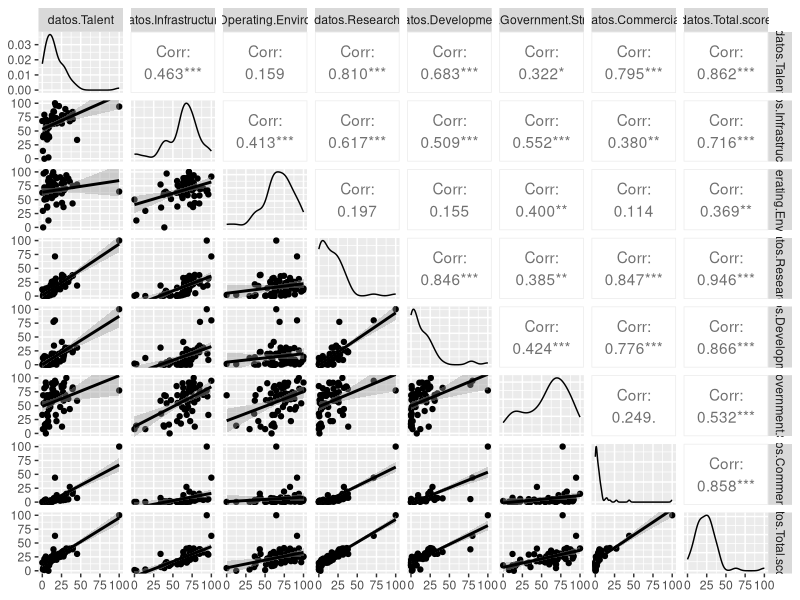
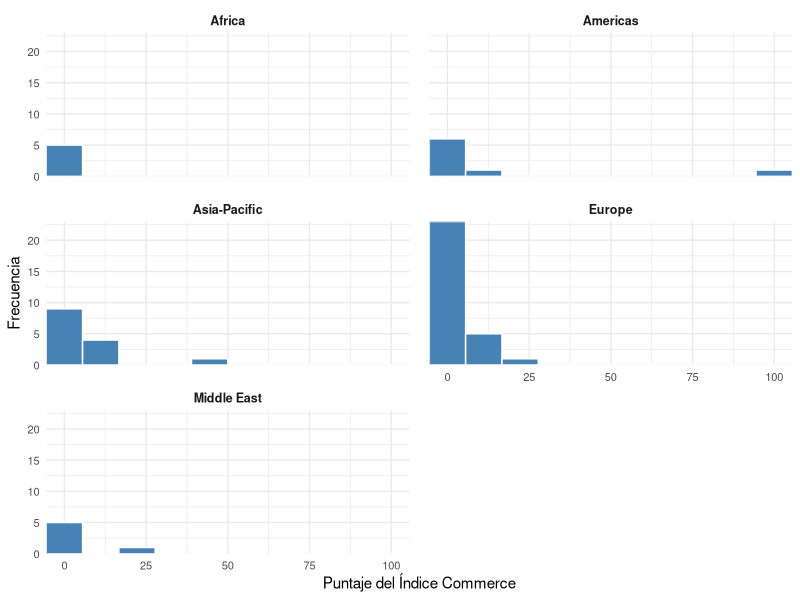
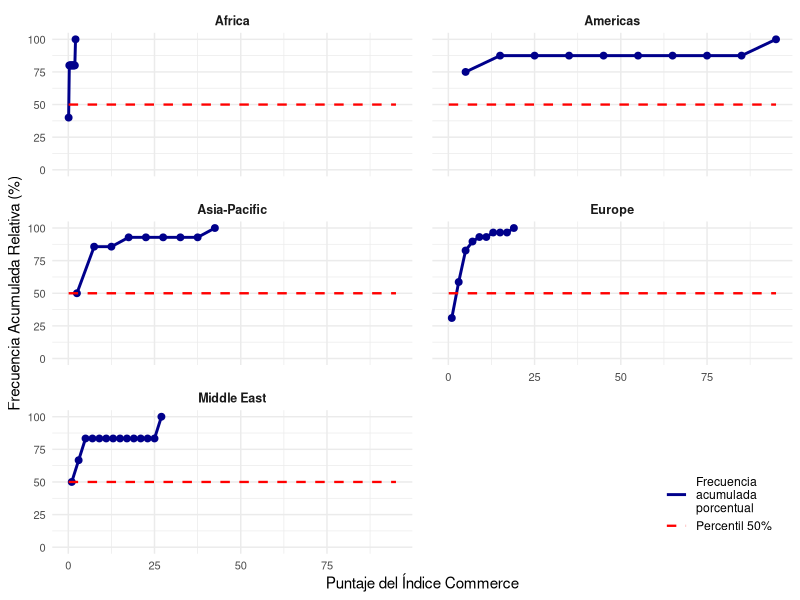
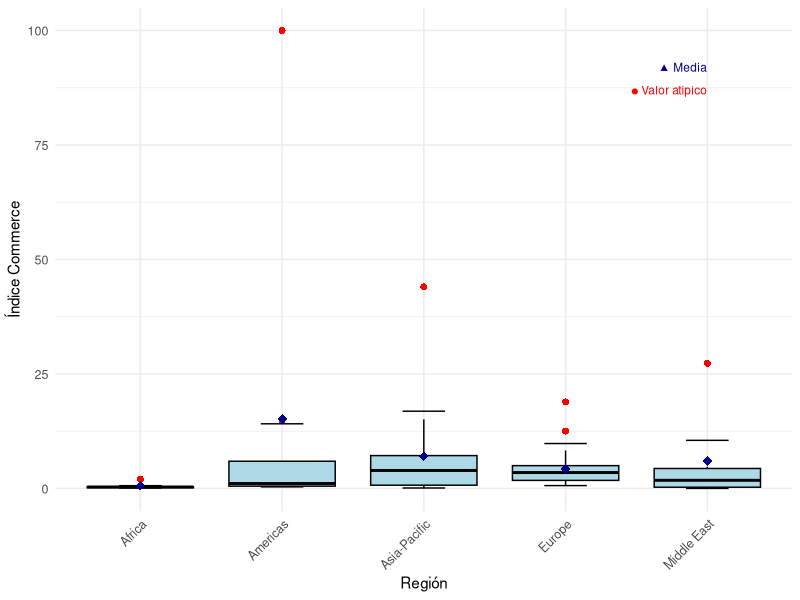

Here is the R script that generated these plots, in order:
## ---- chunk 1
knitr::opts_chunk$set(echo = FALSE)

#Instalación de las libreriás requeridas
library(ggplot2)
library(dplyr)
library(GGally)
library(xtable)
library(readr)
library(knitr)
library(forcats)
library(tidyr)
library(kableExtra)
## ---- chunk 2
knitr::opts_chunk$set(echo = FALSE)

#Organización en dataframes
AI_index_db <- read_csv("AI_index_db.csv")

datos <- data.frame(AI_index_db)

num <- data.frame(datos $Talent, datos $Infrastructure, datos $Operating.Environment, datos $Research, datos $Development, datos $Government.Strategy, datos $Commercial, datos $Total.score)

numeric_data <- data.frame(Commercial = datos$Commercial, Research = datos$Research, Talent = datos$Talent, Total_Score = datos$Total.score)
## ---- chunk 3

#Generación de dataframe de los datos de las variables
variables <- data.frame(
  Variable = c("Country", "Talent", "Infraestructure", "Operating Enviroment", "Research", "Development", "Government Strategy", "Commerce", "Total Score", "Region", "Cluster", "Income Group", "Political Regime"),
  Clasificacion = c("Cualitativa", "Cuantitativa", "Cuantitativa", "Cuantitativa", "Cuantitativa", "Cuantitativa", "Cuantitativa", "Cuantitativa", "Cuantitativa", "Cualitativa", "Cualitativa", "Cualitativa", "Cualitativa"),
  Categorizacion = c("Nominal", "Continua", "Continua", "Continua", "Continua", "Continua", "Continua", "Continua", "Continua", "Nominal", "Nominal", "Ordinal", "Nominal"),
  Descripcion = c(
    "Nombre del país donde se evalúa el AI Global Index.",
    "Indicador de disponibilidad de profesionales calificados para la provisión de soluciones de inteligencia artificial.",
    "Indicador de fiabilidad y la escala de la infraestructura de acceso, desde la electricidad e Internet, hasta las capacidades de superintarmética.",
    "Indicador del contexto regulatorio y la opinión pública en torno a la inteligencia artificial.",
    "Indicador del alcance de la investigación especializada y los investigadores; investigando la cantidad de publicaciones y citas en revistas académicas creíbles.",
    "Indicador de desarrollo de plataformas y algoritmos fundamentales en los que se basan los proyectos innovadores de inteligencia artificial.",
    "Indicador de la profundidad del compromiso del gobierno nacional con la inteligencia artificial; investigando los compromisos de gasto y las estrategias nacionales.",
    "Indicador del nivel de actividad de puesta en marcha, inversión e iniciativas comerciales basadas en la inteligencia artificial.",
    "Indicador AI Global Index que compara a las naciones en su nivel de inversión, innovación e implementación de la inteligencia artificial.",
    "Agrupacion de países según su localización geográfica en regiones.",
    "Agrupación de países según su historia de incursión en el desarrollo de tecnología relacionada con la Inteligencia Artificial.",
    "Nivel de ingresos presentado en el país.",
    "Tipo de régimen político presentado en el país."
  )
)

# Ajuste del diseño de la tabla
cat("\\renewcommand{\\arraystretch}{1.5}\n")
cat("\\begin{footnotesize}")
knitr::kable(variables, 
             caption = "Variables y su clasificación", 
             format = "latex", 
             booktabs = TRUE, 
             longtable = TRUE,
             col.names = c("Variable", "Clasificación", "Categorización", "Descripción"),
             align = c("l", "l", "l", "p{8cm}"))
cat("\\end{footnotesize}")
cat("\\renewcommand{\\arraystretch}{1}\n")

## ---- chunk 4

#Genreación del gráfico
figura1 <- ggpairs(num, lower = list(continuous = "smooth"))
ggsave("figura1.png", plot = figura1, width = 7, height = 7, dpi = 300)
## ---- chunk 5

# Cálculo de las estadísticas
custom_stats_region <- function(df, var, total_score) {
  x <- df[[var]]
  total <- df[[total_score]]
  x <- x[!is.na(x)]
  total <- total[!is.na(total)]
  
  mean_val <- round(mean(x), 2)
  freq_table <- table(x)
  mode_val <- as.numeric(names(freq_table)[freq_table == max(freq_table)])
  mode_text <- if (length(mode_val) > 3) "> 3 modas" else paste(round(mode_val, 2), collapse = ", ")
  std_dev <- round(sd(x), 2)
  min_val <- round(min(x), 2)
  q1 <- round(quantile(x, 0.25), 2)
  median_val <- round(median(x), 2)
  q3 <- round(quantile(x, 0.75), 2)
  max_val <- round(max(x), 2)
  range_val <- round(max_val - min_val, 2)
  iqr <- round(q3 - quantile(x, 0.25), 2)
  cv <- round((std_dev / mean_val) * 100, 2)
  cov_val <- round(cov(x, total, use = "complete.obs"), 2)
  cor_val <- round(cor(x, total, use = "complete.obs"), 2)

  return(data.frame(
    Media = mean_val,
    Moda = mode_text,
    Mínimo = min_val,
    Q1 = q1,
    Mediana = median_val,
    Q3 = q3,
    Máximo = max_val,
    Rango = range_val,
    RIQ = iqr,
    `Desv est` = std_dev,
    CV = cv,
    `Cov Total Score` = cov_val,
    `Corr Total Score` = cor_val
  ))
}

regiones <- unique(datos$Region)
region_stats_list <- list()

for (i in 1:length(regiones)) {
  region <- regiones[i]
  
  region_data <- datos %>% filter(Region == region)
  
  commerce_stats <- custom_stats_region(region_data, "Commercial", "Total.score")
  talent_stats <- custom_stats_region(region_data, "Talent", "Total.score")
  research_stats <- custom_stats_region(region_data, "Research", "Total.score")
  total_stats <- custom_stats_region(region_data, "Total.score", "Total.score")
  
  region_df <- bind_rows(
    cbind(Region = region, Indice = "Commerce", commerce_stats),
    cbind(Region = region, Indice = "Talent", talent_stats),
    cbind(Region = region, Indice = "Research", research_stats),
    cbind(Region = region, Indice = "Total Score", total_stats)
  )
  
  region_stats_list[[i]] <- region_df
}

region_stats <- bind_rows(region_stats_list)

tabla2 <- region_stats %>% 
  select(Region, Indice, Media, Moda, Mínimo, Q1, Mediana, Q3, Máximo) %>% 
  rename(`Región` = Region, `Índice` = Indice)

#Ajuste del diseño de la tabla
cat("\\renewcommand{\\arraystretch}{1.3}\n")
cat("\\begin{scriptsize}")
knitr::kable(tabla2, 
             caption = "Medidas de tendencia central y posición", 
             format = "latex", 
             booktabs = TRUE, 
             longtable = TRUE,
             row.names = FALSE, 
             align = "llrrrrrrr",
             na.string = "")
cat("\\end{scriptsize}")
cat("\\renewcommand{\\arraystretch}{1}\n")

## ---- chunk 6

# Cálculo de las estadísticas
tabla3 <- region_stats %>% 
  select(Region, Indice, Rango, RIQ, `Desv.est`, CV, `Cov.Total.Score`, `Corr.Total.Score`) %>% 
  rename(`Región` = Region, `Índice` = Indice, `Cov Total Score` = `Cov.Total.Score`, `Corr Total Score` = `Corr.Total.Score`)

# Ajuste del diseño de la tabla
cat("\\renewcommand{\\arraystretch}{1.3}\n")
cat("\\begin{scriptsize}")
knitr::kable(tabla3, 
             caption = "Medidas de dispersión e indicadores por región e índice", 
             format = "latex", 
             booktabs = TRUE, 
             longtable = TRUE,
             row.names = FALSE,  
             align = "llrrrrr",
             na.string = "")
cat("\\end{scriptsize}")
cat("\\renewcommand{\\arraystretch}{1}\n")

## ---- chunk 7

#Generación de la tabla
crear_intervalos <- function(data, variable, n_bins = 8) {
  breaks <- pretty(range(data[[variable]], na.rm = TRUE), n = n_bins)
  return(breaks)
}

commerce_breaks <- crear_intervalos(datos, "Commercial")
total_score_breaks <- crear_intervalos(datos, "Total.score")

commerce_labels <- paste0("(", commerce_breaks[-length(commerce_breaks)], ", ", commerce_breaks[-1], "]")
score_labels <- paste0("(", total_score_breaks[-length(total_score_breaks)], ", ", total_score_breaks[-1], "]")

datos$Commercial_interval <- cut(datos$Commercial, 
                                breaks = commerce_breaks, 
                                labels = commerce_labels, 
                                include.lowest = TRUE)
datos$TotalScore_interval <- cut(datos$Total.score, 
                                breaks = total_score_breaks, 
                                labels = score_labels, 
                                include.lowest = TRUE)

tabla_contingencia <- table(datos$Commercial_interval, datos$TotalScore_interval)

tabla_df <- as.data.frame.matrix(tabla_contingencia)

tabla_df$Total <- rowSums(tabla_df)

totales_columna <- colSums(tabla_df)
tabla_df <- rbind(tabla_df, Total = totales_columna)
tabla_df <- tibble::rownames_to_column(tabla_df, var = "A  \\   B")

#Ajuste del diseño de la tabla
cat("\\renewcommand{\\arraystretch}{1.3}\n")
cat("\\begin{footnotesize}")
print(
  kable(tabla_df, 
        caption = "Tabla de Frecuencia Bivariada Índice Commerce (A) vs Total Score (B)",
        format = "latex",
        booktabs = TRUE,
        row.names = FALSE,
        col.names = c("A   \\   B", score_labels, "Total")) %>%
    kable_styling(latex_options = c("scale_down", "hold_position"))
)
cat("\\end{footnotesize}")
cat("\\renewcommand{\\arraystretch}{1}\n")

## ---- chunk 8

# Crear el histograma 
figura2 <- ggplot(datos, aes(x = Commercial)) +
  geom_histogram(bins = 10, fill = "steelblue", color = "white") +
  facet_wrap(~Region, ncol = 2, scales = "fixed") +  
  scale_x_continuous(expand = c(0, 0)) +
  scale_y_continuous(expand = c(0, 0)) +
  labs(x = "Puntaje del Índice Commerce",
       y = "Frecuencia") +
  theme_minimal() +
  theme(plot.title = element_text(hjust = 0.5, size = 12),
        axis.text = element_text(size = 8),
        strip.text = element_text(size = 9, face = "bold"),
        panel.spacing = unit(1, "lines"))
ggsave("figura2.png", plot = figura2, width = 8, height = 9, dpi = 300)

## ---- chunk 9

# Generar diagrama
prepare_ogive_data <- function(df, variable, region_var, bins = 10) {
  df %>%
    filter(!is.na(.data[[variable]])) %>%
    group_by(.data[[region_var]]) %>%
    do({
      region_data <- .
      breaks <- pretty(range(region_data[[variable]], na.rm = TRUE), n = bins)
      h <- hist(region_data[[variable]], breaks = breaks, plot = FALSE)
      cum_freq <- cumsum(h$counts) / sum(h$counts) * 100
      data.frame(
        Region = unique(region_data[[region_var]]),
        bin = h$mids,
        freq_acum_rel = cum_freq
      )
    }) %>%
    ungroup()
}

ojiva_data <- prepare_ogive_data(datos, "Commercial", "Region", bins = 10)

figura_ojiva <- ggplot(ojiva_data, aes(x = bin, y = freq_acum_rel)) +
  geom_line(color = "darkblue", size = 1, aes(linetype = "Frecuencia\nacumulada\nporcentual")) +
  geom_point(color = "darkblue", size = 2) +
  geom_line(data = data.frame(bin = c(min(ojiva_data$bin), max(ojiva_data$bin)),
            freq_acum_rel = 50,
            Linea = "Percentil 50%"),
          aes(x = bin, y = freq_acum_rel, linetype = Linea),
          color = "red", size = 0.8) +
  facet_wrap(~Region, ncol = 2, scales = "fixed") +
  labs(
    x = "Puntaje del Índice Commerce",
    y = "Frecuencia Acumulada Relativa (%)",
    linetype = "" 
  ) +
  theme_minimal() +
  theme(
    plot.title = element_text(hjust = 0.5, size = 12),
    axis.text = element_text(size = 8),
    strip.text = element_text(size = 9, face = "bold"),
    panel.spacing = unit(1, "lines"),
    legend.box = "vertical",
    legend.background = element_rect(fill = alpha("white", 0.8), color =NA),
    legend.margin = margin(4, 4, 4, 4),
    legend.position = c(0.98, 0.02),
    legend.justification = c(1, 0)
  ) +
  scale_linetype_manual(values = c("Frecuencia\nacumulada\nporcentual" = "solid", "Percentil 50%" = "dashed")) +
  scale_y_continuous(limits = c(0, 100))

ggsave("figura3.png", plot = figura_ojiva, width = 8, height = 9, dpi = 300)

## ---- chunk 10

# Generación del. diagrama
stats_boxplot <- datos %>%
  group_by(Region) %>%
  summarise(
    q1 = quantile(Commercial, 0.25, na.rm = TRUE),
    q3 = quantile(Commercial, 0.75, na.rm = TRUE),
    iqr = IQR(Commercial, na.rm = TRUE),
    lower_whisker = max(min(Commercial, na.rm = TRUE), q1 - 1.5 * iqr),
    upper_whisker = min(max(Commercial, na.rm = TRUE), q3 + 1.5 * iqr),
    mean_val = mean(Commercial, na.rm = TRUE),
    .groups = "drop"
  )

datos$Region <- factor(datos$Region)

figura4 <- ggplot(datos, aes(x = Region, y = Commercial)) +
  geom_boxplot(outlier.colour = "red",
               outlier.shape = 16,
               outlier.size = 2,
               fill = "lightblue",
               color = "black",
               coef = 1.5) +
  
  geom_segment(data = stats_boxplot,
               aes(x = as.numeric(factor(Region)) - 0.15, 
                   xend = as.numeric(factor(Region)) + 0.15,
                   y = lower_whisker, 
                   yend = lower_whisker),
               color = "black", linewidth = 0.5) +
  
  geom_segment(data = stats_boxplot,
               aes(x = as.numeric(factor(Region)) - 0.15, 
                   xend = as.numeric(factor(Region)) + 0.15,
                   y = upper_whisker, 
                   yend = upper_whisker),
               color = "black", linewidth = 0.5) +
  
  stat_summary(fun = mean,
               geom = "point",
               shape = 18,
               size = 3,
               color = "darkblue") +
  
  labs(x = "Región",
       y = "Índice Commerce") +
  
  theme_minimal() +
  theme(
    axis.text.x = element_text(angle = 45, hjust = 1, size = 9),
    axis.text.y = element_text(size = 9),
    plot.title = element_text(hjust = 0.5, size = 12)
  ) +
  annotate("text", x = max(as.numeric(factor(datos$Region))), 
           y = max(datos$Commercial, na.rm = TRUE) * 0.92, 
           label = "▲ Media", color = "darkblue", size = 3, hjust = 1) +
  annotate("text", x = max(as.numeric(factor(datos$Region))), 
           y = max(datos$Commercial, na.rm = TRUE) * 0.87, 
           label = "● Valor atípico", color = "red", size = 3, hjust = 1)
ggsave("figura4.png", plot = figura4, width = 8, height = 5, dpi = 300)

## ---- chunk 11
# Crear intervalos para la variable Commercial
intervalos <- cut(datos$Commercial, breaks = seq(0, 100, by = 10), 
                  include.lowest = TRUE, right = TRUE)

# Calcular frecuencias
frec_abs <- table(intervalos)
frec_rel <- prop.table(frec_abs)
frec_abs_acum <- cumsum(frec_abs)
frec_rel_acum <- cumsum(frec_rel)

# Crear la tabla de frecuencias con nombres abreviados
tabla_frecuencias_Commercial <- data.frame(
  Intervalo = levels(intervalos),
  "F.Abs" = as.numeric(frec_abs),
  "F.Rel" = round(as.numeric(frec_rel), 2),
  "F.Abs.A" = as.numeric(frec_abs_acum),
  "F.Rel.A" = round(as.numeric(frec_rel_acum), 2)
)

# Mostrar la tabla con knitr::kable
knitr::kable(tabla_frecuencias_Commercial, 
             caption = "Distribución Global del Indicador Commercial",
             align = c('l', 'c', 'c', 'c', 'c'),
             format.args = list(decimal.mark = "."))
## ---- chunk 12
# Crear intervalos para la variable Research
intervalos <- cut(datos$Research, breaks = seq(0, 100, by = 10), 
                  include.lowest = TRUE, right = TRUE)

# Calcular frecuencias
frec_abs <- table(intervalos)
frec_rel <- prop.table(frec_abs)
frec_abs_acum <- cumsum(frec_abs)
frec_rel_acum <- cumsum(frec_rel)

# Crear la tabla de frecuencias con nombres abreviados
tabla_frecuencias_research <- data.frame(
  Intervalo = levels(intervalos),
  "F.Abs" = as.numeric(frec_abs),
  "F.Rel" = round(as.numeric(frec_rel), 2),
  "F.Abs.A" = as.numeric(frec_abs_acum),
  "F.Rel.A" = round(as.numeric(frec_rel_acum), 2)
)

# Mostrar la tabla con formato mejorado
knitr::kable(tabla_frecuencias_research, 
             caption = "Distribución Global del Indicador Research",
             align = c('l', 'c', 'c', 'c', 'c'),
             format.args = list(decimal.mark = "."))
## ---- chunk 13
datos <- read.csv("AI_index_db.csv")

# Crear intervalos para la variable Talent
intervalos <- cut(datos$Talent, breaks = seq(0, 100, by = 10), 
                  include.lowest = TRUE, right = TRUE)

# Calcular frecuencias
frec_abs <- table(intervalos)
frec_rel <- prop.table(frec_abs)
frec_abs_acum <- cumsum(frec_abs)
frec_rel_acum <- cumsum(frec_rel)

# Crear la tabla de frecuencias
tabla_frecuencias_talent <- data.frame(
  Intervalo = levels(intervalos),
  "F Absoluta" = as.numeric(frec_abs),
  "F Relativa" = round(as.numeric(frec_rel), 2),
  "F Abs Acum" = as.numeric(frec_abs_acum),
  "F Rel Acum" = round(as.numeric(frec_rel_acum), 2)
)

# Mostrar la tabla con knitr::kable
knitr::kable(tabla_frecuencias_talent, 
             caption = "Distribución Global del Talento en IA",
             align = c('l', 'c', 'c', 'c', 'c'))
